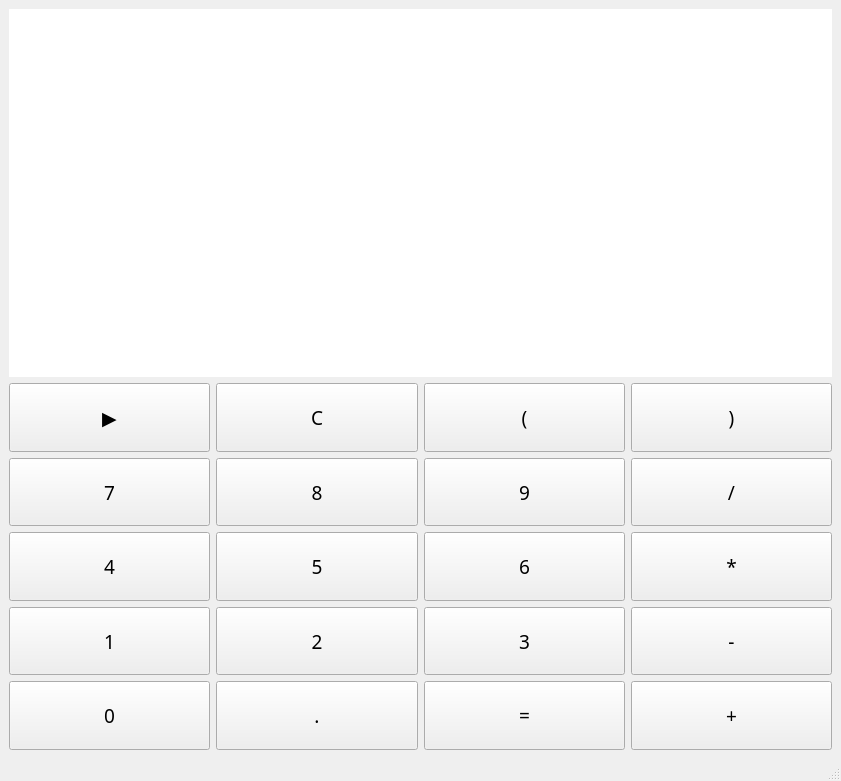
<?xml version="1.0" encoding="UTF-8"?>
<ui version="4.0">
 <class>MainWindow</class>
 <widget class="QMainWindow" name="MainWindow">
  <property name="geometry">
   <rect>
    <x>0</x>
    <y>0</y>
    <width>841</width>
    <height>781</height>
   </rect>
  </property>
  <property name="windowTitle">
   <string>MainWindow</string>
  </property>
  <widget class="QWidget" name="centralwidget">
   <layout class="QGridLayout" name="gridLayout">
    <item row="3" column="0">
     <layout class="QGridLayout" name="gridLayout_2">
      <item row="2" column="0">
       <widget class="QPushButton" name="pushButton_9">
        <property name="sizePolicy">
         <sizepolicy hsizetype="Minimum" vsizetype="Minimum">
          <horstretch>0</horstretch>
          <verstretch>0</verstretch>
         </sizepolicy>
        </property>
        <property name="font">
         <font>
          <family>휴먼모음T</family>
          <pointsize>14</pointsize>
         </font>
        </property>
        <property name="autoFillBackground">
         <bool>false</bool>
        </property>
        <property name="text">
         <string>4</string>
        </property>
        <property name="checkable">
         <bool>false</bool>
        </property>
        <property name="flat">
         <bool>false</bool>
        </property>
       </widget>
      </item>
      <item row="2" column="3">
       <widget class="QPushButton" name="pushButton_12">
        <property name="sizePolicy">
         <sizepolicy hsizetype="Minimum" vsizetype="Minimum">
          <horstretch>0</horstretch>
          <verstretch>0</verstretch>
         </sizepolicy>
        </property>
        <property name="font">
         <font>
          <family>휴먼모음T</family>
          <pointsize>14</pointsize>
         </font>
        </property>
        <property name="autoFillBackground">
         <bool>false</bool>
        </property>
        <property name="text">
         <string>*</string>
        </property>
        <property name="checkable">
         <bool>false</bool>
        </property>
        <property name="flat">
         <bool>false</bool>
        </property>
       </widget>
      </item>
      <item row="2" column="1">
       <widget class="QPushButton" name="pushButton_10">
        <property name="sizePolicy">
         <sizepolicy hsizetype="Minimum" vsizetype="Minimum">
          <horstretch>0</horstretch>
          <verstretch>0</verstretch>
         </sizepolicy>
        </property>
        <property name="font">
         <font>
          <family>휴먼모음T</family>
          <pointsize>14</pointsize>
         </font>
        </property>
        <property name="autoFillBackground">
         <bool>false</bool>
        </property>
        <property name="text">
         <string>5</string>
        </property>
        <property name="checkable">
         <bool>false</bool>
        </property>
        <property name="flat">
         <bool>false</bool>
        </property>
       </widget>
      </item>
      <item row="0" column="2">
       <widget class="QPushButton" name="pushButton_3">
        <property name="sizePolicy">
         <sizepolicy hsizetype="Minimum" vsizetype="Minimum">
          <horstretch>0</horstretch>
          <verstretch>0</verstretch>
         </sizepolicy>
        </property>
        <property name="font">
         <font>
          <family>휴먼모음T</family>
          <pointsize>14</pointsize>
         </font>
        </property>
        <property name="autoFillBackground">
         <bool>false</bool>
        </property>
        <property name="text">
         <string>(</string>
        </property>
        <property name="checkable">
         <bool>false</bool>
        </property>
        <property name="flat">
         <bool>false</bool>
        </property>
       </widget>
      </item>
      <item row="1" column="2">
       <widget class="QPushButton" name="pushButton_7">
        <property name="sizePolicy">
         <sizepolicy hsizetype="Minimum" vsizetype="Minimum">
          <horstretch>0</horstretch>
          <verstretch>0</verstretch>
         </sizepolicy>
        </property>
        <property name="font">
         <font>
          <family>휴먼모음T</family>
          <pointsize>14</pointsize>
         </font>
        </property>
        <property name="autoFillBackground">
         <bool>false</bool>
        </property>
        <property name="text">
         <string>9</string>
        </property>
        <property name="checkable">
         <bool>false</bool>
        </property>
        <property name="flat">
         <bool>false</bool>
        </property>
       </widget>
      </item>
      <item row="2" column="2">
       <widget class="QPushButton" name="pushButton_11">
        <property name="sizePolicy">
         <sizepolicy hsizetype="Minimum" vsizetype="Minimum">
          <horstretch>0</horstretch>
          <verstretch>0</verstretch>
         </sizepolicy>
        </property>
        <property name="font">
         <font>
          <family>휴먼모음T</family>
          <pointsize>14</pointsize>
         </font>
        </property>
        <property name="autoFillBackground">
         <bool>false</bool>
        </property>
        <property name="text">
         <string>6</string>
        </property>
        <property name="checkable">
         <bool>false</bool>
        </property>
        <property name="flat">
         <bool>false</bool>
        </property>
       </widget>
      </item>
      <item row="0" column="0">
       <widget class="QPushButton" name="pushButton">
        <property name="sizePolicy">
         <sizepolicy hsizetype="Minimum" vsizetype="Minimum">
          <horstretch>0</horstretch>
          <verstretch>0</verstretch>
         </sizepolicy>
        </property>
        <property name="font">
         <font>
          <family>휴먼모음T</family>
          <pointsize>14</pointsize>
         </font>
        </property>
        <property name="autoFillBackground">
         <bool>false</bool>
        </property>
        <property name="text">
         <string>▶</string>
        </property>
        <property name="shortcut">
         <string/>
        </property>
        <property name="checkable">
         <bool>false</bool>
        </property>
        <property name="flat">
         <bool>false</bool>
        </property>
       </widget>
      </item>
      <item row="1" column="0">
       <widget class="QPushButton" name="pushButton_5">
        <property name="sizePolicy">
         <sizepolicy hsizetype="Minimum" vsizetype="Minimum">
          <horstretch>0</horstretch>
          <verstretch>0</verstretch>
         </sizepolicy>
        </property>
        <property name="font">
         <font>
          <family>휴먼모음T</family>
          <pointsize>14</pointsize>
         </font>
        </property>
        <property name="autoFillBackground">
         <bool>false</bool>
        </property>
        <property name="text">
         <string>7</string>
        </property>
        <property name="checkable">
         <bool>false</bool>
        </property>
        <property name="flat">
         <bool>false</bool>
        </property>
       </widget>
      </item>
      <item row="3" column="3">
       <widget class="QPushButton" name="pushButton_16">
        <property name="sizePolicy">
         <sizepolicy hsizetype="Minimum" vsizetype="Minimum">
          <horstretch>0</horstretch>
          <verstretch>0</verstretch>
         </sizepolicy>
        </property>
        <property name="font">
         <font>
          <family>휴먼모음T</family>
          <pointsize>14</pointsize>
         </font>
        </property>
        <property name="autoFillBackground">
         <bool>false</bool>
        </property>
        <property name="text">
         <string>-</string>
        </property>
        <property name="checkable">
         <bool>false</bool>
        </property>
        <property name="flat">
         <bool>false</bool>
        </property>
       </widget>
      </item>
      <item row="3" column="0">
       <widget class="QPushButton" name="pushButton_13">
        <property name="sizePolicy">
         <sizepolicy hsizetype="Minimum" vsizetype="Minimum">
          <horstretch>0</horstretch>
          <verstretch>0</verstretch>
         </sizepolicy>
        </property>
        <property name="font">
         <font>
          <family>휴먼모음T</family>
          <pointsize>14</pointsize>
         </font>
        </property>
        <property name="autoFillBackground">
         <bool>false</bool>
        </property>
        <property name="text">
         <string>1</string>
        </property>
        <property name="checkable">
         <bool>false</bool>
        </property>
        <property name="flat">
         <bool>false</bool>
        </property>
       </widget>
      </item>
      <item row="3" column="2">
       <widget class="QPushButton" name="pushButton_15">
        <property name="sizePolicy">
         <sizepolicy hsizetype="Minimum" vsizetype="Minimum">
          <horstretch>0</horstretch>
          <verstretch>0</verstretch>
         </sizepolicy>
        </property>
        <property name="font">
         <font>
          <family>휴먼모음T</family>
          <pointsize>14</pointsize>
         </font>
        </property>
        <property name="autoFillBackground">
         <bool>false</bool>
        </property>
        <property name="text">
         <string>3</string>
        </property>
        <property name="checkable">
         <bool>false</bool>
        </property>
        <property name="flat">
         <bool>false</bool>
        </property>
       </widget>
      </item>
      <item row="3" column="1">
       <widget class="QPushButton" name="pushButton_14">
        <property name="sizePolicy">
         <sizepolicy hsizetype="Minimum" vsizetype="Minimum">
          <horstretch>0</horstretch>
          <verstretch>0</verstretch>
         </sizepolicy>
        </property>
        <property name="font">
         <font>
          <family>휴먼모음T</family>
          <pointsize>14</pointsize>
         </font>
        </property>
        <property name="autoFillBackground">
         <bool>false</bool>
        </property>
        <property name="text">
         <string>2</string>
        </property>
        <property name="checkable">
         <bool>false</bool>
        </property>
        <property name="flat">
         <bool>false</bool>
        </property>
       </widget>
      </item>
      <item row="0" column="1">
       <widget class="QPushButton" name="pushButton_2">
        <property name="sizePolicy">
         <sizepolicy hsizetype="Minimum" vsizetype="Minimum">
          <horstretch>0</horstretch>
          <verstretch>0</verstretch>
         </sizepolicy>
        </property>
        <property name="font">
         <font>
          <family>휴먼모음T</family>
          <pointsize>14</pointsize>
         </font>
        </property>
        <property name="autoFillBackground">
         <bool>false</bool>
        </property>
        <property name="text">
         <string>C</string>
        </property>
        <property name="checkable">
         <bool>false</bool>
        </property>
        <property name="flat">
         <bool>false</bool>
        </property>
       </widget>
      </item>
      <item row="1" column="1">
       <widget class="QPushButton" name="pushButton_6">
        <property name="sizePolicy">
         <sizepolicy hsizetype="Minimum" vsizetype="Minimum">
          <horstretch>0</horstretch>
          <verstretch>0</verstretch>
         </sizepolicy>
        </property>
        <property name="font">
         <font>
          <family>휴먼모음T</family>
          <pointsize>14</pointsize>
         </font>
        </property>
        <property name="autoFillBackground">
         <bool>false</bool>
        </property>
        <property name="text">
         <string>8</string>
        </property>
        <property name="checkable">
         <bool>false</bool>
        </property>
        <property name="flat">
         <bool>false</bool>
        </property>
       </widget>
      </item>
      <item row="0" column="3">
       <widget class="QPushButton" name="pushButton_4">
        <property name="sizePolicy">
         <sizepolicy hsizetype="Minimum" vsizetype="Minimum">
          <horstretch>0</horstretch>
          <verstretch>0</verstretch>
         </sizepolicy>
        </property>
        <property name="font">
         <font>
          <family>휴먼모음T</family>
          <pointsize>14</pointsize>
         </font>
        </property>
        <property name="autoFillBackground">
         <bool>false</bool>
        </property>
        <property name="text">
         <string>)</string>
        </property>
        <property name="checkable">
         <bool>false</bool>
        </property>
        <property name="flat">
         <bool>false</bool>
        </property>
       </widget>
      </item>
      <item row="1" column="3">
       <widget class="QPushButton" name="pushButton_8">
        <property name="sizePolicy">
         <sizepolicy hsizetype="Minimum" vsizetype="Minimum">
          <horstretch>0</horstretch>
          <verstretch>0</verstretch>
         </sizepolicy>
        </property>
        <property name="font">
         <font>
          <family>휴먼모음T</family>
          <pointsize>14</pointsize>
         </font>
        </property>
        <property name="autoFillBackground">
         <bool>false</bool>
        </property>
        <property name="text">
         <string>/</string>
        </property>
        <property name="checkable">
         <bool>false</bool>
        </property>
        <property name="flat">
         <bool>false</bool>
        </property>
       </widget>
      </item>
      <item row="4" column="0">
       <widget class="QPushButton" name="pushButton_17">
        <property name="sizePolicy">
         <sizepolicy hsizetype="Minimum" vsizetype="Minimum">
          <horstretch>0</horstretch>
          <verstretch>0</verstretch>
         </sizepolicy>
        </property>
        <property name="font">
         <font>
          <family>휴먼모음T</family>
          <pointsize>14</pointsize>
         </font>
        </property>
        <property name="autoFillBackground">
         <bool>false</bool>
        </property>
        <property name="text">
         <string>0</string>
        </property>
        <property name="checkable">
         <bool>false</bool>
        </property>
        <property name="flat">
         <bool>false</bool>
        </property>
       </widget>
      </item>
      <item row="4" column="1">
       <widget class="QPushButton" name="pushButton_18">
        <property name="sizePolicy">
         <sizepolicy hsizetype="Minimum" vsizetype="Minimum">
          <horstretch>0</horstretch>
          <verstretch>0</verstretch>
         </sizepolicy>
        </property>
        <property name="font">
         <font>
          <family>휴먼모음T</family>
          <pointsize>14</pointsize>
         </font>
        </property>
        <property name="autoFillBackground">
         <bool>false</bool>
        </property>
        <property name="text">
         <string>.</string>
        </property>
        <property name="checkable">
         <bool>false</bool>
        </property>
        <property name="flat">
         <bool>false</bool>
        </property>
       </widget>
      </item>
      <item row="4" column="2">
       <widget class="QPushButton" name="pushButton_19">
        <property name="sizePolicy">
         <sizepolicy hsizetype="Minimum" vsizetype="Minimum">
          <horstretch>0</horstretch>
          <verstretch>0</verstretch>
         </sizepolicy>
        </property>
        <property name="font">
         <font>
          <family>휴먼모음T</family>
          <pointsize>14</pointsize>
         </font>
        </property>
        <property name="autoFillBackground">
         <bool>false</bool>
        </property>
        <property name="text">
         <string>=</string>
        </property>
        <property name="checkable">
         <bool>false</bool>
        </property>
        <property name="flat">
         <bool>false</bool>
        </property>
       </widget>
      </item>
      <item row="4" column="3">
       <widget class="QPushButton" name="pushButton_20">
        <property name="sizePolicy">
         <sizepolicy hsizetype="Minimum" vsizetype="Minimum">
          <horstretch>0</horstretch>
          <verstretch>0</verstretch>
         </sizepolicy>
        </property>
        <property name="font">
         <font>
          <family>휴먼모음T</family>
          <pointsize>14</pointsize>
         </font>
        </property>
        <property name="autoFillBackground">
         <bool>false</bool>
        </property>
        <property name="text">
         <string>+</string>
        </property>
        <property name="checkable">
         <bool>false</bool>
        </property>
        <property name="flat">
         <bool>false</bool>
        </property>
       </widget>
      </item>
     </layout>
    </item>
    <item row="0" column="0">
     <layout class="QVBoxLayout" name="verticalLayout">
      <property name="spacing">
       <number>0</number>
      </property>
      <item>
       <widget class="QLineEdit" name="lineEdit_2">
        <property name="sizePolicy">
         <sizepolicy hsizetype="Minimum" vsizetype="Minimum">
          <horstretch>0</horstretch>
          <verstretch>0</verstretch>
         </sizepolicy>
        </property>
        <property name="text">
         <string/>
        </property>
        <property name="frame">
         <bool>false</bool>
        </property>
        <property name="readOnly">
         <bool>true</bool>
        </property>
       </widget>
      </item>
      <item>
       <widget class="QLineEdit" name="lineEdit">
        <property name="sizePolicy">
         <sizepolicy hsizetype="Minimum" vsizetype="Minimum">
          <horstretch>0</horstretch>
          <verstretch>0</verstretch>
         </sizepolicy>
        </property>
        <property name="tabletTracking">
         <bool>false</bool>
        </property>
        <property name="autoFillBackground">
         <bool>false</bool>
        </property>
        <property name="text">
         <string/>
        </property>
        <property name="frame">
         <bool>false</bool>
        </property>
        <property name="alignment">
         <set>Qt::AlignJustify|Qt::AlignTop</set>
        </property>
        <property name="dragEnabled">
         <bool>false</bool>
        </property>
        <property name="readOnly">
         <bool>true</bool>
        </property>
       </widget>
      </item>
     </layout>
    </item>
   </layout>
  </widget>
  <widget class="QMenuBar" name="menubar">
   <property name="geometry">
    <rect>
     <x>0</x>
     <y>0</y>
     <width>841</width>
     <height>21</height>
    </rect>
   </property>
  </widget>
  <widget class="QStatusBar" name="statusbar"/>
 </widget>
 <resources/>
 <connections/>
</ui>
